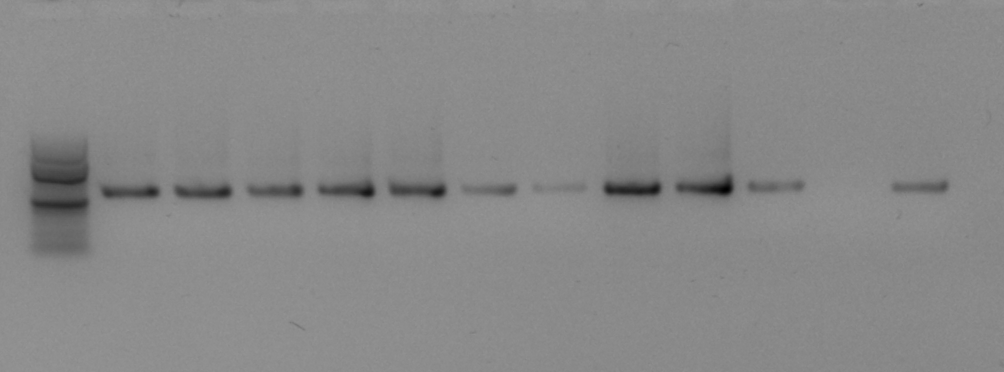
#> input picture data/test_samples/sample8.png, 1004 x 372 px, found by its file name
$ python preprocess.py
#> lines starting #> are read from the running program, lines starting #| are printed output that depends on the picture; after the words box and inside, x2 and y2 are one past the last pixel; in counts of white or black regions, pixels touching at a corner belong together
### src/gelelectro/preprocessing/utils.py
import numpy as np
from skimage import morphology, exposure
from skimage.util import img_as_float32
from skimage.color import rgb2gray

class GelPreprocessor:
    """Trieda na štandardizáciu gélových obrázkov"""

    @staticmethod
    def detect_and_invert(img, low_perc=5, high_perc=95):
        """Preklopí obraz, aby boli objekty svetlé na tmavom pozadí"""
#> called with low_perc = 5, high_perc = 95
        img = img_as_float32(img)
        p_low, p_high = np.percentile(img, [low_perc, high_perc])
#> p_low = 0.486; p_high = 0.565
        if np.mean(img) > 0.5:  # adaptívnejšie ako len p_high
            img = 1 - img
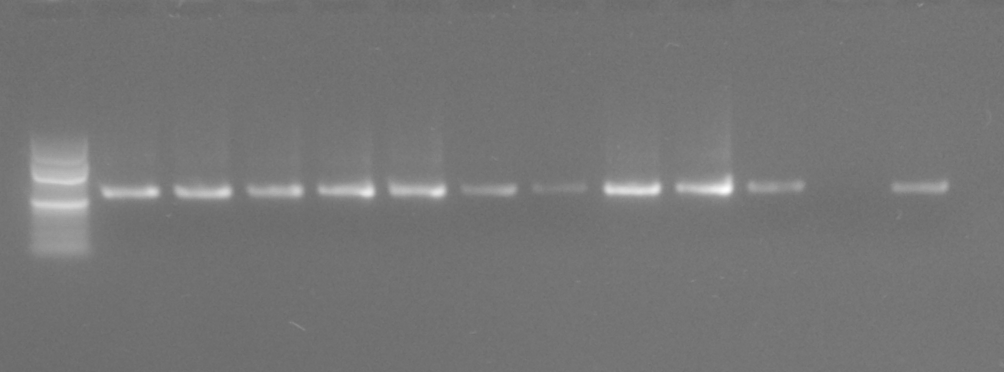
#> img: shape (372, 1004) float32; min 0.408, max 1, mean 0.466
        return img

    @staticmethod
    def adaptive_bg_subtraction(img: np.ndarray):
        """Odstráni pozadie adaptívne pomocou morfologického openingu"""
        mean_intensity = np.mean(img)
#> mean_intensity = 0.466
        std_intensity = np.std(img)
#> std_intensity = 0.0429
        contrast = std_intensity / (mean_intensity + 1e-5)
#> contrast = 0.0922

        radius = int(np.clip(200 * np.exp(-4 * contrast), 20, 180))
#> radius = 138
        selem = morphology.disk(radius)
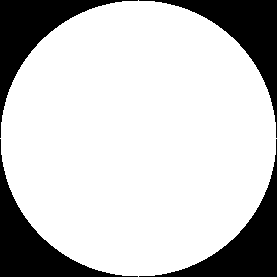
#> selem: shape (277, 277); values 0 (black) and 1 (white), 77.9% white; 4 black regions, box (x1, y1, x2, y2) and area: (0, 0, 138, 138) 4231, (139, 0, 277, 138) 4231, (0, 139, 138, 277) 4231, (139, 139, 277, 277) 4231
#> (the run stopped early here; a loop or call above may not have finished)

$ run again, with data/test_samples/sample1.png copied over data/test_samples/sample8.png
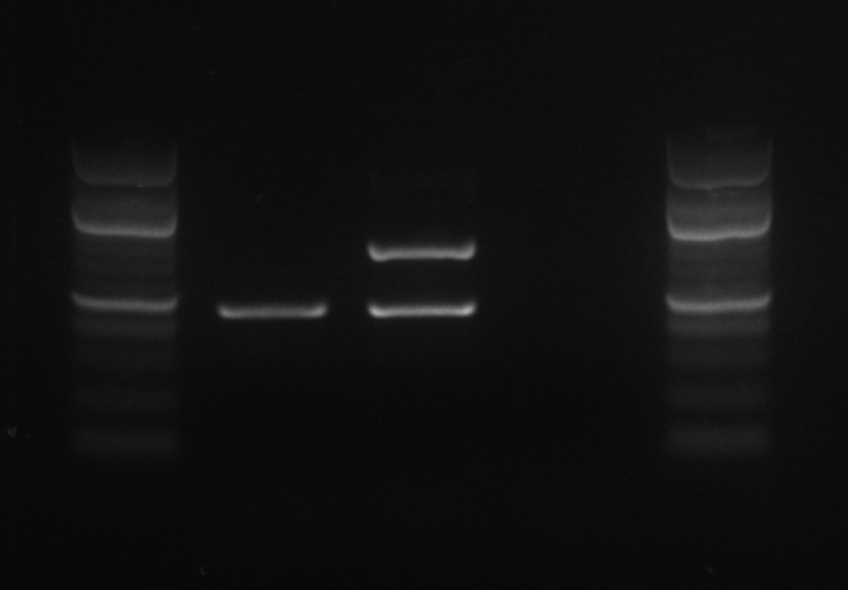
#> input picture data/test_samples/sample1.png, 848 x 590 px, found by its file name
#> p_low = 0.0358; p_high = 0.149
#> mean_intensity = 0.0645
#> std_intensity = 0.0474
#> contrast = 0.735
#> radius = 20
#> in adaptive_bg_subtraction, `selem = morphology.disk(radius)`:
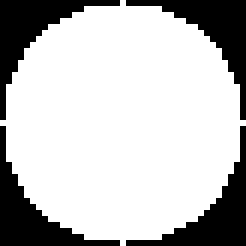
#> selem: shape (41, 41) (shown 6 times larger); values 0 (black) and 1 (white), 74.8% white; 4 black regions, box (x1, y1, x2, y2) and area: (0, 0, 20, 20) 106, (21, 0, 41, 20) 106, (0, 21, 20, 41) 106, (21, 21, 41, 41) 106
#> mask: shape (590, 848) bool; 5% white; 139 white regions (112 under 20 px), largest, box (x1, y1, x2, y2) and area: (667, 195, 772, 244) 2886, (365, 236, 479, 265) 2559, (365, 293, 480, 321) 2519
#> thresh = 0.0138
#> `io.imsave("data/test_samples/sample8_edit.png", img_as_ubyte(processed..`:
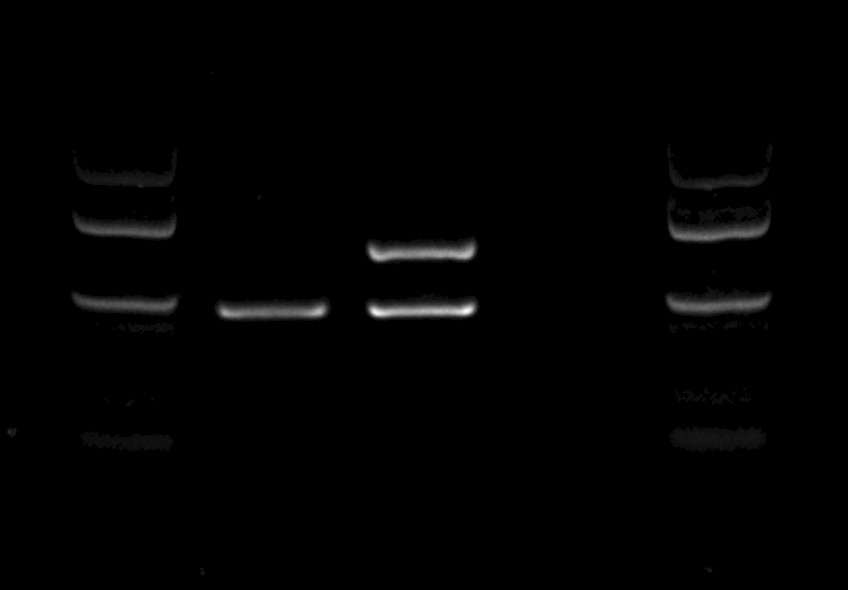
#> saved as sample8_edit.png: shape (590, 848); min 0, max 255, mean 2.2

$ run again, with data/test_samples/sample2.png copied over data/test_samples/sample8.png
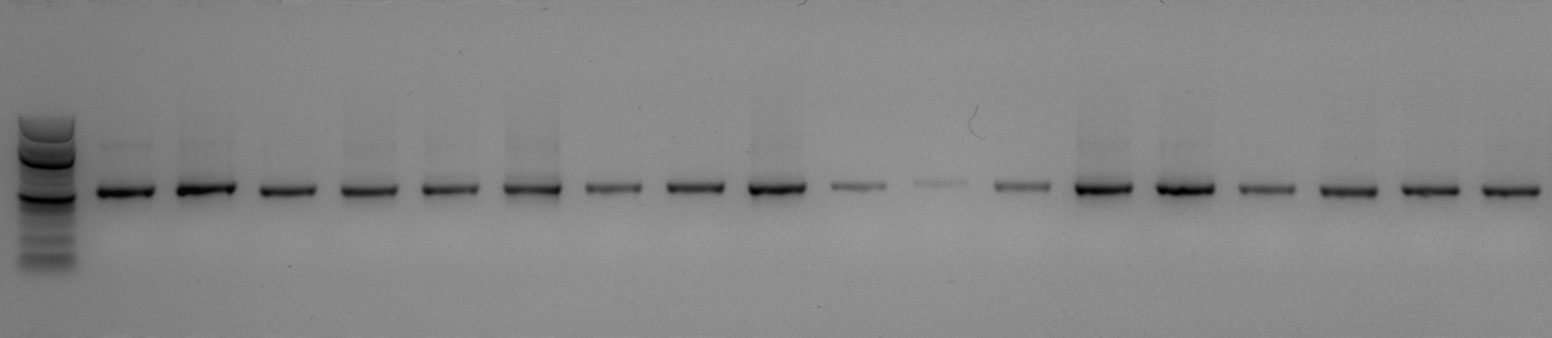
#> input picture data/test_samples/sample2.png, 1552 x 338 px, found by its file name
#> p_low = 0.439; p_high = 0.569
#> in detect_and_invert, `img = 1 - img`:
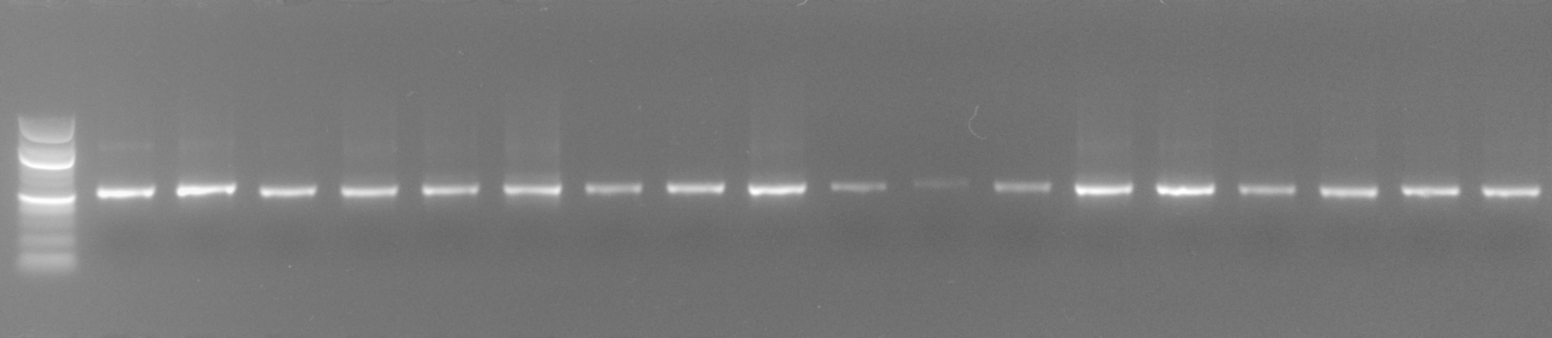
#> img: shape (338, 1552) float32; min 0.388, max 1, mean 0.475
#> mean_intensity = 0.475
#> std_intensity = 0.0618
#> contrast = 0.13
#> radius = 118
#> in adaptive_bg_subtraction, `selem = morphology.disk(radius)`:
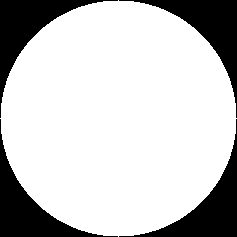
#> selem: shape (237, 237); values 0 (black) and 1 (white), 77.8% white; 4 black regions, box (x1, y1, x2, y2) and area: (0, 0, 118, 118) 3115, (119, 0, 237, 118) 3115, (0, 119, 118, 237) 3115, (119, 119, 237, 237) 3115

$ run again, with data/test_samples/sample3.png copied over data/test_samples/sample8.png
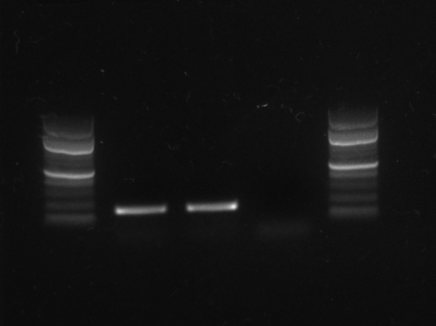
#> input picture data/test_samples/sample3.png, 436 x 326 px, found by its file name
#> p_low = 0.0479; p_high = 0.166
#> mean_intensity = 0.0728
#> std_intensity = 0.059
#> contrast = 0.81
#> radius = 20
#> in adaptive_bg_subtraction, `selem = morphology.disk(radius)`:
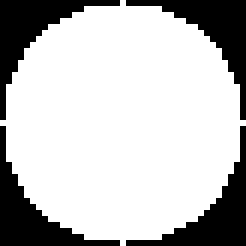
#> selem: shape (41, 41) (shown 6 times larger); values 0 (black) and 1 (white), 74.8% white; 4 black regions, box (x1, y1, x2, y2) and area: (0, 0, 20, 20) 106, (21, 0, 41, 20) 106, (0, 21, 20, 41) 106, (21, 21, 41, 41) 106
#> mask: shape (326, 436) bool; 5% white; 85 white regions (73 under 20 px), largest, box (x1, y1, x2, y2) and area: (328, 109, 379, 179) 2247, (42, 118, 95, 161) 1357, (42, 168, 96, 187) 798
#> thresh = 0.0121
#> in threshold_01, `return img > thresh`:
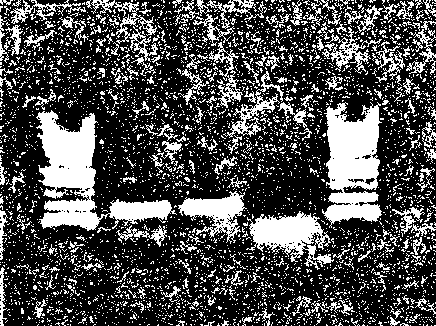
#> returned value: shape (326, 436) bool; 30% white; 4004 white regions (3794 under 20 px), largest, box (x1, y1, x2, y2) and area: (36, 110, 177, 231) 6135, (322, 102, 382, 228) 5013, (246, 211, 334, 270) 2449
